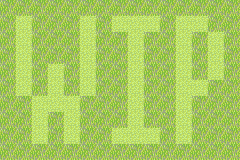

A 2D game scene composited from a Tiled map and its tileset images. What follows is a short description and the map's XML, with every tile layer's data as written:
An orthogonal 15x10 tile map with 16x16 px tiles, 1 tile layer (Tile Layer 1).

<map version="1.8" tiledversion="1.8.0" orientation="orthogonal" renderorder="right-down" width="15" height="10" tilewidth="16" tileheight="16" infinite="0" nextlayerid="2" nextobjectid="1">
 <tileset firstgid="1" name="0E000F10" tilewidth="16" tileheight="16" tilecount="1024" columns="32">
  <image source="Tilesets/fields.png" trans="ffffff" width="512" height="512" />
 </tileset>
 <layer id="1" name="Tile Layer 1" width="15" height="10">
  <properties>
   <property name="Anims1" value="plVillageAnim" />
   <property name="Anims2" value="0x0" />
   <property name="ChapterID" value="0x4D" />
   <property name="Main" value="" />
   <property name="MapID" value="plActChangeMap" />
   <property name="ObjectType1" value="plVillageGfx" />
   <property name="PaletteID" value="plVillagePal" />
   <property name="TileConfig" value="plVillageConf" />
  </properties>
  <data>
   <tile gid="67" />
   <tile gid="67" />
   <tile gid="67" />
   <tile gid="67" />
   <tile gid="67" />
   <tile gid="67" />
   <tile gid="67" />
   <tile gid="67" />
   <tile gid="67" />
   <tile gid="67" />
   <tile gid="67" />
   <tile gid="67" />
   <tile gid="67" />
   <tile gid="67" />
   <tile gid="67" />
   <tile gid="67" />
   <tile gid="7" />
   <tile gid="67" />
   <tile gid="67" />
   <tile gid="67" />
   <tile gid="7" />
   <tile gid="67" />
   <tile gid="7" />
   <tile gid="7" />
   <tile gid="7" />
   <tile gid="67" />
   <tile gid="7" />
   <tile gid="7" />
   <tile gid="67" />
   <tile gid="67" />
   <tile gid="67" />
   <tile gid="7" />
   <tile gid="67" />
   <tile gid="67" />
   <tile gid="67" />
   <tile gid="7" />
   <tile gid="67" />
   <tile gid="67" />
   <tile gid="7" />
   <tile gid="67" />
   <tile gid="67" />
   <tile gid="7" />
   <tile gid="67" />
   <tile gid="7" />
   <tile gid="67" />
   <tile gid="67" />
   <tile gid="7" />
   <tile gid="67" />
   <tile gid="67" />
   <tile gid="67" />
   <tile gid="7" />
   <tile gid="67" />
   <tile gid="67" />
   <tile gid="7" />
   <tile gid="67" />
   <tile gid="67" />
   <tile gid="7" />
   <tile gid="67" />
   <tile gid="7" />
   <tile gid="67" />
   <tile gid="67" />
   <tile gid="7" />
   <tile gid="67" />
   <tile gid="7" />
   <tile gid="67" />
   <tile gid="7" />
   <tile gid="67" />
   <tile gid="67" />
   <tile gid="7" />
   <tile gid="67" />
   <tile gid="67" />
   <tile gid="7" />
   <tile gid="67" />
   <tile gid="7" />
   <tile gid="67" />
   <tile gid="67" />
   <tile gid="7" />
   <tile gid="67" />
   <tile gid="7" />
   <tile gid="67" />
   <tile gid="7" />
   <tile gid="67" />
   <tile gid="67" />
   <tile gid="7" />
   <tile gid="67" />
   <tile gid="67" />
   <tile gid="7" />
   <tile gid="7" />
   <tile gid="67" />
   <tile gid="67" />
   <tile gid="67" />
   <tile gid="67" />
   <tile gid="7" />
   <tile gid="7" />
   <tile gid="7" />
   <tile gid="67" />
   <tile gid="67" />
   <tile gid="67" />
   <tile gid="7" />
   <tile gid="67" />
   <tile gid="67" />
   <tile gid="7" />
   <tile gid="67" />
   <tile gid="67" />
   <tile gid="67" />
   <tile gid="67" />
   <tile gid="67" />
   <tile gid="7" />
   <tile gid="67" />
   <tile gid="7" />
   <tile gid="67" />
   <tile gid="67" />
   <tile gid="67" />
   <tile gid="7" />
   <tile gid="67" />
   <tile gid="67" />
   <tile gid="7" />
   <tile gid="67" />
   <tile gid="67" />
   <tile gid="67" />
   <tile gid="67" />
   <tile gid="67" />
   <tile gid="7" />
   <tile gid="67" />
   <tile gid="7" />
   <tile gid="67" />
   <tile gid="67" />
   <tile gid="7" />
   <tile gid="7" />
   <tile gid="7" />
   <tile gid="67" />
   <tile gid="7" />
   <tile gid="67" />
   <tile gid="67" />
   <tile gid="67" />
   <tile gid="67" />
   <tile gid="67" />
   <tile gid="67" />
   <tile gid="67" />
   <tile gid="67" />
   <tile gid="67" />
   <tile gid="67" />
   <tile gid="67" />
   <tile gid="67" />
   <tile gid="67" />
   <tile gid="67" />
   <tile gid="67" />
   <tile gid="67" />
   <tile gid="67" />
   <tile gid="67" />
  </data>
 </layer>
</map>
